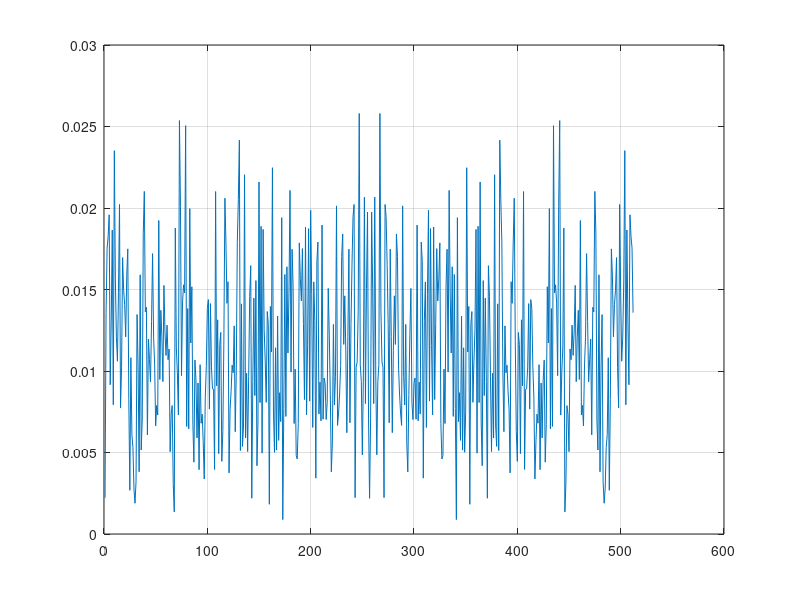

Write the MATLAB code that produced this figure.
%--------------------------------------------------------------------------
close all;
clear all;

%--------------------------------------------------------------------------
XSize = 640;
YSize = 480;
in_t  = 'double';
out_t = 'double';

in = cast(rand(YSize,XSize)-0.5,in_t);

%--------------------------------------------------------------------------
N1 = 1000;
x1s = 2;
M1 = 512;

x1e = x1s + M1 - 1;
out1 = zeros(1,M1,out_t);

startTime = tic;
for k = 1:N1
    in(1,:) = rand(1,XSize)-0.5;
    out1 = cast(abs(fftshift(fft(in(1,x1s:x1e)))/M1),out_t);
end
totalTime = toc(startTime);
fftTime = totalTime/N1;
fprintf(1,'[fft] total time:   %15.0f us\n',fftTime*1e6);

figure;
plot(out1);
grid;

return;
%--------------------------------------------------------------------------
N2 = 10;
x2s = 4;
y2s = 4;
M2 = 256;

x2e = x2s + M2 - 1;
y2e = y2s + M2 - 1;

out2 = zeros(M2,M2,out_t);

startTime = tic;
for k = 1:N2
    out2 = cast(abs(fftshift(fft2(in(y2s:y2e,x2s:x2e)))/M2^2),out_t);
end
totalTime = toc(startTime);
fft2Time = totalTime/N2;
fprintf(1,'[fft2] total time:  %15.0f us\n',fft2Time*1e6);

figure;
%surf(double(out2))
imshow(double(out2),[])

%--------------------------------------------------------------------------
%w = ones(3);
w = fspecial('laplacian',0);
for k = 1:10
tic
%out3 = imfilter(out2,w);
save('slon.mat','out2');
toc
end
figure;
%imshow(out3,[]);


